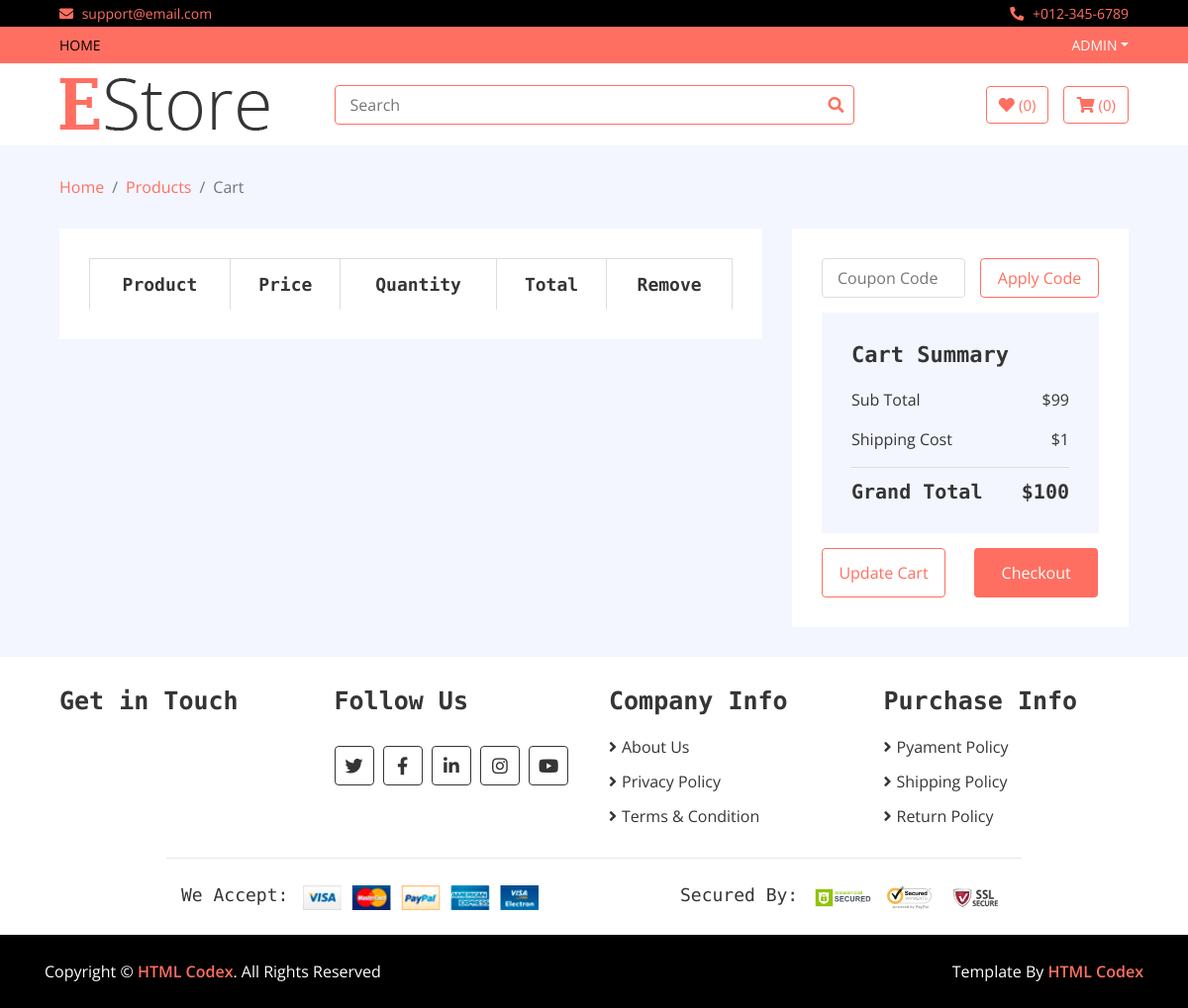
Before: /cart (signed in) with the older database file.
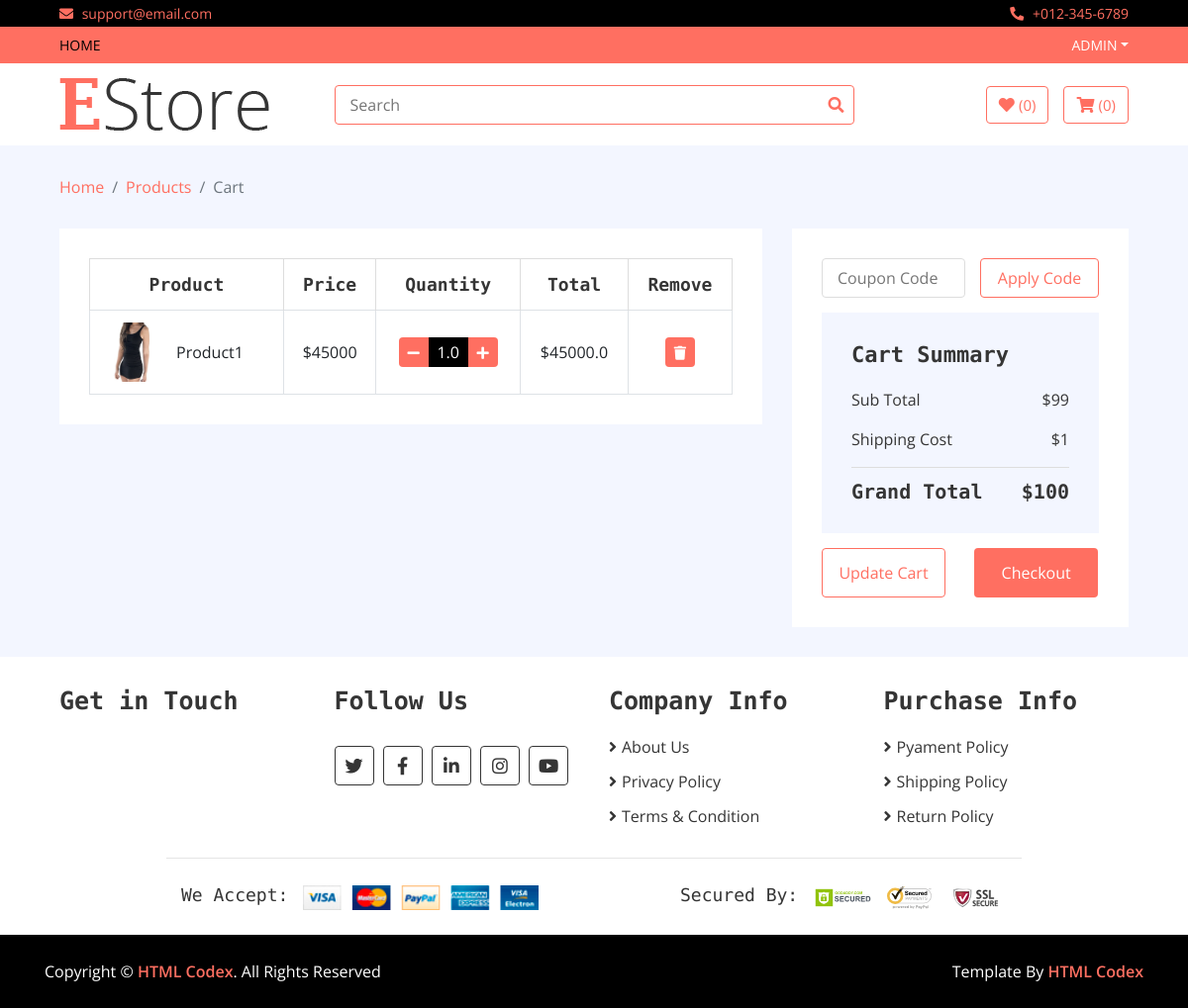
After: the same page with the newer database file.
### home/models.py (models this page shows, shortened)
class Cart(models.Model):
    username = models.CharField(max_length=200)
    slug = models.CharField(max_length=500)
    item = models.ForeignKey(Product,on_delete=models.CASCADE)
    quantity = models.FloatField(default = 1)
    total = models.FloatField()
    checkout = models.BooleanField(default=False)
    date = models.DateTimeField(auto_now_add=True)

class Product(models.Model):
    name = models.CharField(max_length=100)
    category = models.ForeignKey(Category,on_delete=models.CASCADE)
    brand = models.ForeignKey(Brand, on_delete = models.CASCADE)
    price = models.IntegerField()
    discounted_price = models.IntegerField()
    image = models.ImageField(upload_to='media')
    description = models.TextField(blank = True)
    specification = models.TextField(blank=True)
    slug = models.TextField()
    label = models.CharField(choices=LABEL,max_length=20)
    stock = models.CharField(choices=STOCK, max_length=20)

### home/views.py (the view)
# urls.py: path('cart', CartView.as_view(), name='cart'),
class CartView(BaseView):
    def get(self,request):
        username = request.user.username
        self.views['cart_view'] = Cart.objects.filter(username = username, checkout = False)
        return render(request,'cart.html',self.views)

### templates/cart.html
{% extends 'base.html' %}
{% load static %}
{% block content %}
        <div class="breadcrumb-wrap">
            <div class="container-fluid">
                <ul class="breadcrumb">
                    <li class="breadcrumb-item"><a href="#">Home</a></li>
                    <li class="breadcrumb-item"><a href="#">Products</a></li>
                    <li class="breadcrumb-item active">Cart</li>
                </ul>
            </div>
        </div>
        <div class="cart-page">
            <div class="container-fluid">
                <div class="row">
                    <div class="col-lg-8">
                        <div class="cart-page-inner">
                            <div class="table-responsive">
                                <table class="table table-bordered">
                                    <thead class="thead-dark">
                                        <tr>
                                            <th>Product</th>
                                            <th>Price</th>
                                            <th>Quantity</th>
                                            <th>Total</th>
                                            <th>Remove</th>
                                        </tr>
                                    </thead>
                                    <tbody class="align-middle">
                                    {% for cart in cart_view %}
                                        <tr>
                                            <td>
                                                <div class="img">
                                                    <a href="/details/{{cart.slug}}"><img src="{{cart.item.image.url}}" alt="Image"></a>
                                                    <p>{{cart.item.name}}</p>
                                                </div>
                                            </td>
                                            {% if cart.item.discounted_price > 0 %}
                                            <td>${{cart.item.discounted_price}}</td>
                                            {% else %}
                                            <td>${{cart.item.price}}</td>
                                            {% endif %}
                                            <td>
                                                <div class="qty">
                                                    <button class="btn-minus"><i class="fa fa-minus"></i></button>
                                                    <input type="text" value="{{cart.quantity}}">
                                                    <button class="btn-plus"><i class="fa fa-plus"></i></button>
                                                </div>
                                            </td>
                                            <td>${{cart.total}}</td>
                                            <td><button><i class="fa fa-trash"></i></button></td>
                                        </tr>
                                    {% endfor %}
                                    </tbody>
                                </table>
                            </div>
                        </div>
                    </div>
                    <div class="col-lg-4">
                        <div class="cart-page-inner">
                            <div class="row">
                                <div class="col-md-12">
                                    <div class="coupon">
                                        <input type="text" placeholder="Coupon Code">
                                        <button>Apply Code</button>
                                    </div>
                                </div>
                                <div class="col-md-12">
                                    <div class="cart-summary">
                                        <div class="cart-content">
                                            <h1>Cart Summary</h1>
                                            <p>Sub Total<span>$99</span></p>
                                            <p>Shipping Cost<span>$1</span></p>
                                            <h2>Grand Total<span>$100</span></h2>
                                        </div>
                                        <div class="cart-btn">
                                            <button>Update Cart</button>
                                            <button>Checkout</button>
                                        </div>
                                    </div>
                                </div>
                            </div>
                        </div>
                    </div>
                </div>
            </div>
        </div>
        {% endblock %}

### templates/base.html (shortened to what this page needs)
<!DOCTYPE html>
{% load static %}
<html lang="en">
    <head>
        <link href="https://stackpath.bootstrapcdn.com/bootstrap/4.4.1/css/bootstrap.min.css" rel="stylesheet">
        <link href="https://cdnjs.cloudflare.com/ajax/libs/font-awesome/5.10.0/css/all.min.css" rel="stylesheet">
        <link href="{% static 'lib/slick/slick.css' %}" rel="stylesheet">
        <link href="{% static 'lib/slick/slick-theme.css' %}" rel="stylesheet">
        <link href="{% static 'css/style.css' %}" rel="stylesheet">
    </head>
    <body>
        <div class="top-bar">
            <div class="container-fluid">
                <div class="row">
                    <div class="col-sm-6">
                        <i class="fa fa-envelope"></i>
                        support@email.com
                    </div>
                    <div class="col-sm-6">
                        <i class="fa fa-phone-alt"></i>
                        +012-345-6789
                    </div>
                </div>
            </div>
        </div>
        <div class="nav">
            <div class="container-fluid">
                <nav class="navbar navbar-expand-md bg-dark navbar-dark">
                    <div class="collapse navbar-collapse justify-content-between" id="navbarCollapse">
                        <div class="navbar-nav mr-auto">
                            <a href="/" class="nav-item nav-link active">Home</a>
                        </div>
                        <div class="navbar-nav ml-auto">
                            {% if user.is_authenticated %}
                            <div class="nav-item dropdown">
                                <a href="#" class="nav-link dropdown-toggle" data-toggle="dropdown">{{user.username}}</a>
                            </div>
                            {% endif %}
                        </div>
                    </div>
                </nav>
            </div>
        </div>
        <div class="bottom-bar">
            <div class="container-fluid">
                <div class="row align-items-center">
                    <div class="col-md-3">
                        <div class="logo">
                            <a href="index.html">
                                <img src="img/logo.png" alt="Logo">
                            </a>
                        </div>
                    </div>
                    <div class="col-md-6">
                        <div class="search">
                            <form method = 'GET' action = '/search'>
                            <input name = "query" type="text" placeholder="Search" required>
                            <button type = "submit"><i class="fa fa-search"></i></button>
                            </form>
                        </div>
                    </div>
                    <div class="col-md-3">
                        <div class="user">
                            <a href="wishlist.html" class="btn wishlist">
                                <i class="fa fa-heart"></i>
                                <span>(0)</span>
                            </a>
                            <a href="cart.html" class="btn cart">
                                <i class="fa fa-shopping-cart"></i>
                                <span>(0)</span>
                            </a>
                        </div>
                    </div>
                </div>
            </div>
        </div>
{% block content %}
{% endblock %}
        <div class="footer">
            <div class="container-fluid">
                <div class="row">
                    <div class="col-lg-3 col-md-6">
                        <div class="footer-widget">
                            <h2>Get in Touch</h2>
                        </div>
                    </div>
                    <div class="col-lg-3 col-md-6">
                        <div class="footer-widget">
                            <h2>Follow Us</h2>
                            <div class="contact-info">
                                <div class="social">
                                    <a href=""><i class="fab fa-twitter"></i></a>
                                    <a href=""><i class="fab fa-facebook-f"></i></a>
                                    <a href=""><i class="fab fa-linkedin-in"></i></a>
                                    <a href=""><i class="fab fa-instagram"></i></a>
                                    <a href=""><i class="fab fa-youtube"></i></a>
                                </div>
                            </div>
                        </div>
                    </div>
                    <div class="col-lg-3 col-md-6">
                        <div class="footer-widget">
                            <h2>Company Info</h2>
                            <ul>
                                <li><a href="#">About Us</a></li>
                                <li><a href="#">Privacy Policy</a></li>
                                <li><a href="#">Terms & Condition</a></li>
                            </ul>
                        </div>
                    </div>
                    <div class="col-lg-3 col-md-6">
                        <div class="footer-widget">
                            <h2>Purchase Info</h2>
                            <ul>
                                <li><a href="#">Pyament Policy</a></li>
                                <li><a href="#">Shipping Policy</a></li>
                                <li><a href="#">Return Policy</a></li>
                            </ul>
                        </div>
                    </div>
                </div>
                <div class="row payment align-items-center">
                    <div class="col-md-6">
                        <div class="payment-method">
                            <h2>We Accept:</h2>
                            <img src="img/payment-method.png" alt="Payment Method" />
                        </div>
                    </div>
                    <div class="col-md-6">
                        <div class="payment-security">
                            <h2>Secured By:</h2>
                            <img src="img/godaddy.svg" alt="Payment Security" />
                            <img src="img/norton.svg" alt="Payment Security" />
                            <img src="img/ssl.svg" alt="Payment Security" />
                        </div>
                    </div>
                </div>
            </div>
        </div>
        <div class="footer-bottom">
            <div class="container">
                <div class="row">
                    <div class="col-md-6 copyright">
                        <p>Copyright &copy; <a href="https://htmlcodex.com">HTML Codex</a>. All Rights Reserved</p>
                    </div>
                    <div class="col-md-6 template-by">
                        <p>Template By <a href="https://htmlcodex.com">HTML Codex</a></p>
                    </div>
                </div>
            </div>
        </div>
    </body>
</html>

Changed rows visible on the page:
added Cart: item.image (picture), item.name "Product1", item.discounted_price "45000", quantity "1.0", total "45000.0"
